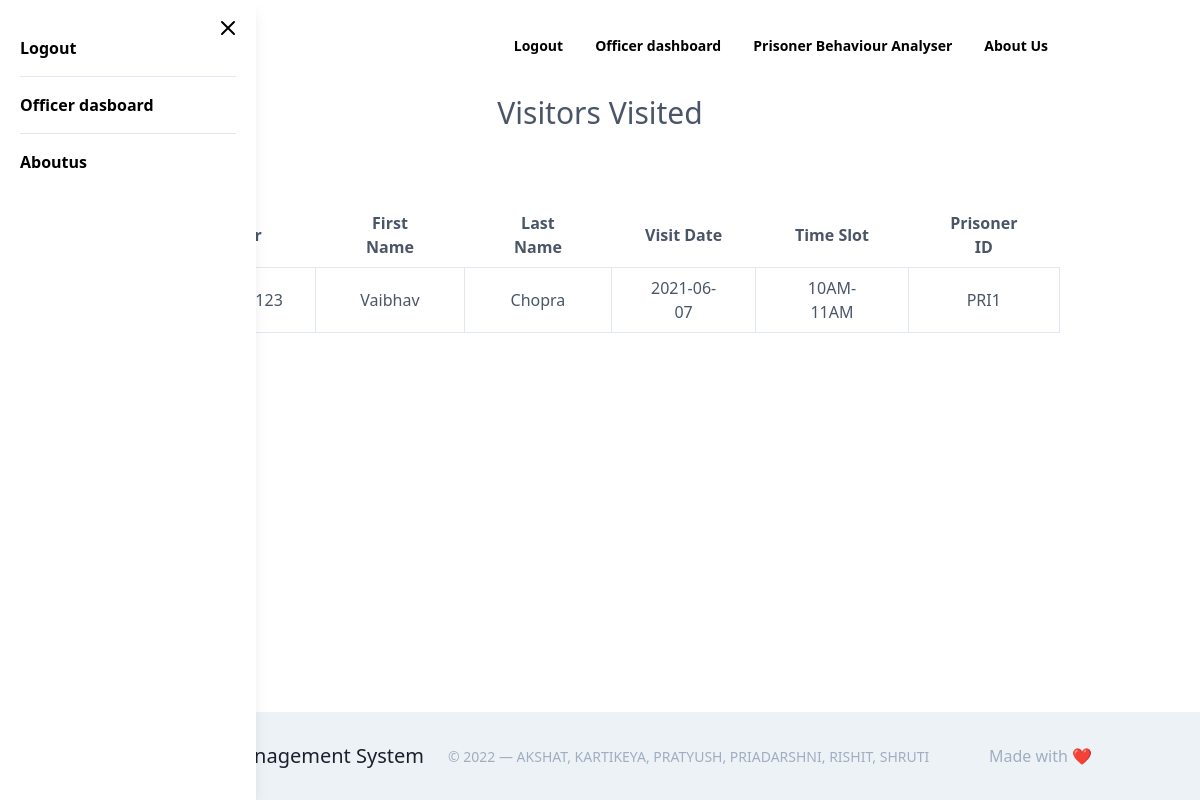
Page /visitor_view.php (signed in) on the committed database.
### tables this page shows
CREATE TABLE Visit(
	Visitor_aadhaar varchar(12) not null,
	Date_visit DATE not null,
	Time_slot varchar(25) not null,
	Prisoner_id int(11) not null,
	CONSTRAINT `fk_prisoner` FOREIGN KEY (Prisoner_id) REFERENCES Prisoner (Prisoner_id),
	CONSTRAINT `fk_visitor` FOREIGN KEY (Visitor_aadhaar) REFERENCES Visitor (Aadhaar)
);

CREATE TABLE Visitor(
    	Aadhaar varchar(12) PRIMARY KEY not null,
	First_name varchar(25) not null,
    	Last_name varchar(25) not null
);

### visitor_view.php (the view, shortened to what this page needs)
<?php
    require 'header.php';
    $sql="SELECT * FROM Visitor INNER JOIN Visit ON Visit.Visitor_aadhaar = Visitor.Aadhaar;";
    $result=mysqli_query($conn,$sql);
    $resultCheck=mysqli_num_rows($result);
    if($resultCheck > 0){?>
  <section class="text-gray-700 body-font relative">
  <h1 class="text-3xl text-center">
            Visitors Visited
        </h1>
    <div class="container text-center px-5 my-5 mx-auto">
        <div class="flex items-center justify-center bg-gray-50 pt-12 pb-56 px-4 sm:px-6 lg:px-8">
        <table class="table-fixed">
            <thead>
              <tr>
                <th class="w-1/8 px-8 py-2">Aadhaar</th>
                <th class="w-1/8 px-8 py-2">First Name</th>
                <th class="w-1/8 px-8 py-2">Last Name</th>
                <th class="w-1/8 px-8 py-2">Visit Date</th>
                <th class="w-1/8 px-8 py-2">Time Slot</th>
                <th class="w-1/8 px-8 py-2">Prisoner ID</th>
              </tr>
            </thead>
            <tbody>
        <?php
         while($row=mysqli_fetch_assoc($result)){ ?>
              <tr>
                <td class="border px-8 py-2"><?php echo$row['Aadhaar']."<br>";?></td>
                <td class="border px-8 py-2"><?php echo$row['First_name']."<br>";?></td>
                <td class="border px-8 py-2"><?php echo$row['Last_name']."<br>";?></td>
                <td class="border px-8 py-2"><?php echo$row['Date_visit']."<br>";?></td>
                <td class="border px-8 py-2"><?php echo$row['Time_slot']."<br>";?></td>
                <td class="border px-8 py-2"><?php echo"PRI".$row['Prisoner_id']."<br>";?></td>
              </tr>
        <?php }?>
        </tbody>
        </table>
    <?php }
   ?>
    </div>
  </div>
</section>
<footer class="foot">
<?php
 require'footer.php';?>

### visitor_view.php (style rules this page uses)
.foot { padding-top:55px; }

### rows in the picture
visit: Visitor_aadhaar.First_name "Vaibhav", Visitor_aadhaar.Last_name "Chopra", Date_visit "2021-06-07", Time_slot "10AM-11AM", Prisoner "1"
